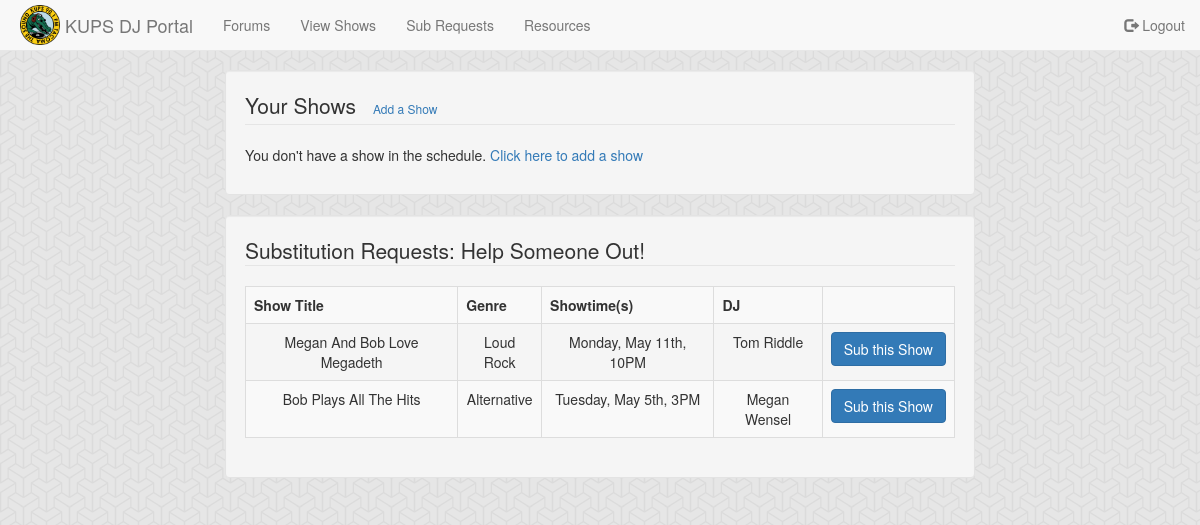
Screenshot of /substitutions.php (signed in) with the database file from the repository.
### tables this page shows
CREATE TABLE IF NOT EXISTS radioShow (
	showid INT NOT NULL,
	genre VARCHAR(20),
	title VARCHAR(40),
	PRIMARY KEY (showid)
);

CREATE TABLE IF NOT EXISTS user (
	name VARCHAR(20) NOT NULL,
	admin TINYINT(2) DEFAULT 0,
	password VARCHAR(20) NOT NULL,
	email VARCHAR(30) NOT NULL,
	PRIMARY KEY (email)
);

### _helpers.php (called while the page is built, shortened)
<?php
function get_genre($shortform) {
	if ($shortform == 'alt') {
		return "Alternative";
	}
	else if ($shortform == 'hip') {
		return "Hip Hop";
	}
	else if ($shortform == 'loud') {
		return "Loud Rock";
	}
}
function get_weekday($shortform) {
	if ($shortform == 'Mon') {
		return "Monday";
	}
	else if ($shortform == 'Tue') {
		return "Tuesday";
	}
}
?>

### _display-sub-requests.php (the view, shortened to what this page needs)
<?php
echo "<div class='well'>";
$subRequests = $db -> query ("SELECT * FROM (SELECT * FROM subRequest WHERE active='1') AS rqs NATURAL JOIN radioShow");
if($subRequests->rowCount() < 1){
	print "There are no active sub requests";
}
else {
	?>
	<legend>Substitution Requests: Help Someone Out!</legend>
	<table class="table table-bordered table-striped" border="1">
	<tbody align="center">
	<tr><th>Show Title</th><th>Genre</th><th>Showtime(s)</th><th>DJ</th><th></th></tr>
	<?php
	foreach ($subRequests as $sub) {
		$showid = $sub['showid'];
		$title = $sub['title'];
		$genre = get_genre($sub['genre']);
		$weekday = get_weekday($sub['weekday']);
		$time = $sub['time'];
		$month = $sub['month'];
		$day = $sub['day'];
		$active = $sub['active'];
		$origdj = $sub['origdj'];
		echo "<td>".$title."</td>";
		echo "<td>".$genre."</td>";
		echo "<td>$weekday, $month $day, $time</td>";
		$origdjs = $db -> query ("SELECT * FROM user WHERE email='$origdj'");
		$theorigdj = $origdjs -> fetch();
		echo "<td>".$theorigdj['name']."</td>";
		if ($active == 1) {
			echo "<td><form id='sub_accept_$showid' method='post' action='/_acceptSub.php'>";
			echo "<input class='btn btn-primary' type='submit' name='submit_$showid' value='Sub this Show' /></form></td>";
		}
	}
	echo "</table>";
}
echo "</div>";
?>

### assets/stylesheets/screen.css (style rules this page uses)
body { background: #ffffff url("/assets/images/background/escheresque.png") repeat left top; margin-top: 50px; margin-bottom: 20px; }

### rows the page displays
radioshow: title "Megan And Bob Love Megadeth", genre "Loud Rock", weekday "Monday", month "May", day "11th", time "10PM", user.name "Tom Riddle"
radioshow: title "Bob Plays All The Hits", genre "Alternative", weekday "Tuesday", month "May", day "5th", time "3PM", user.name "Megan Wensel"
